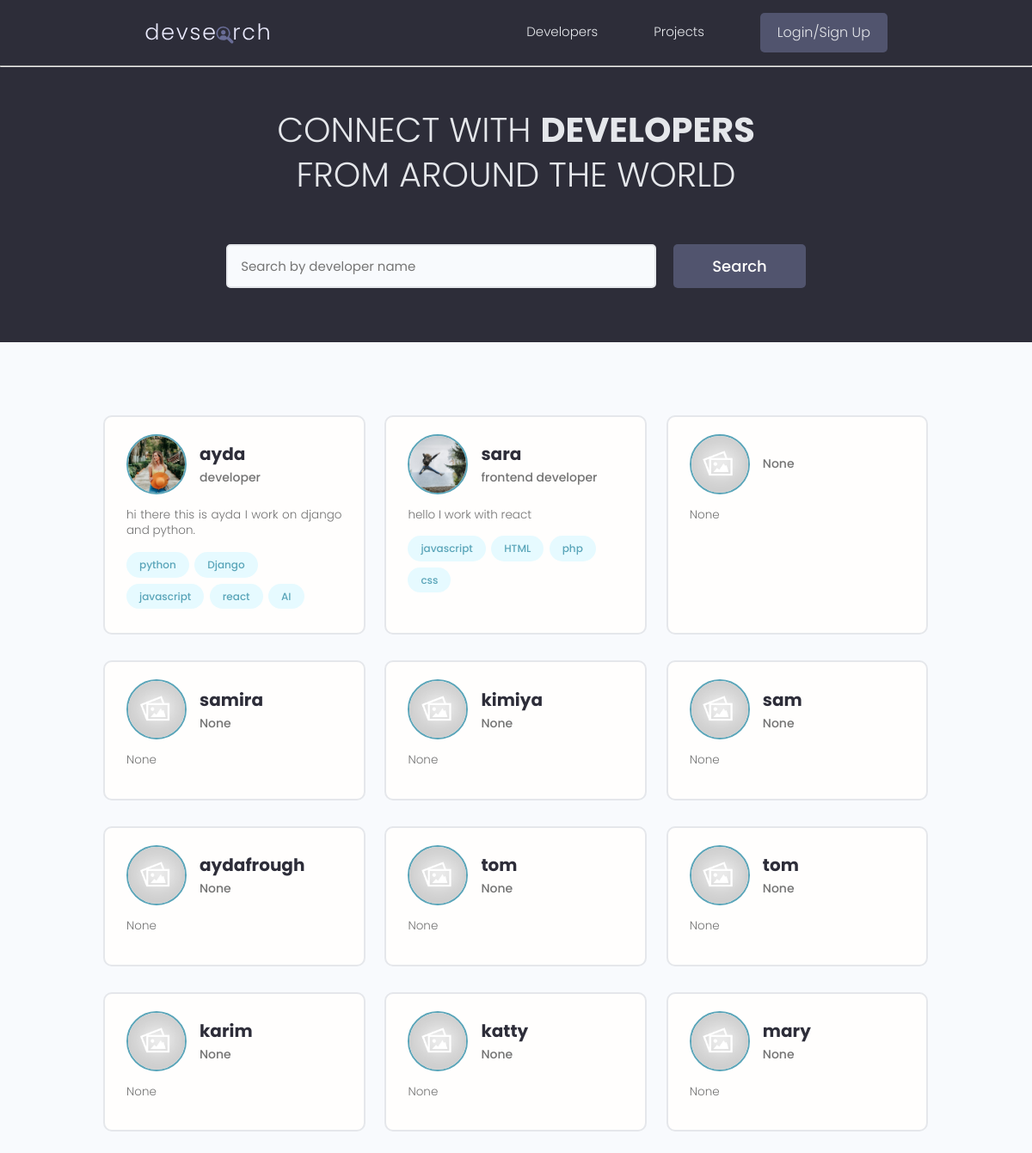
The app's page /, older data.
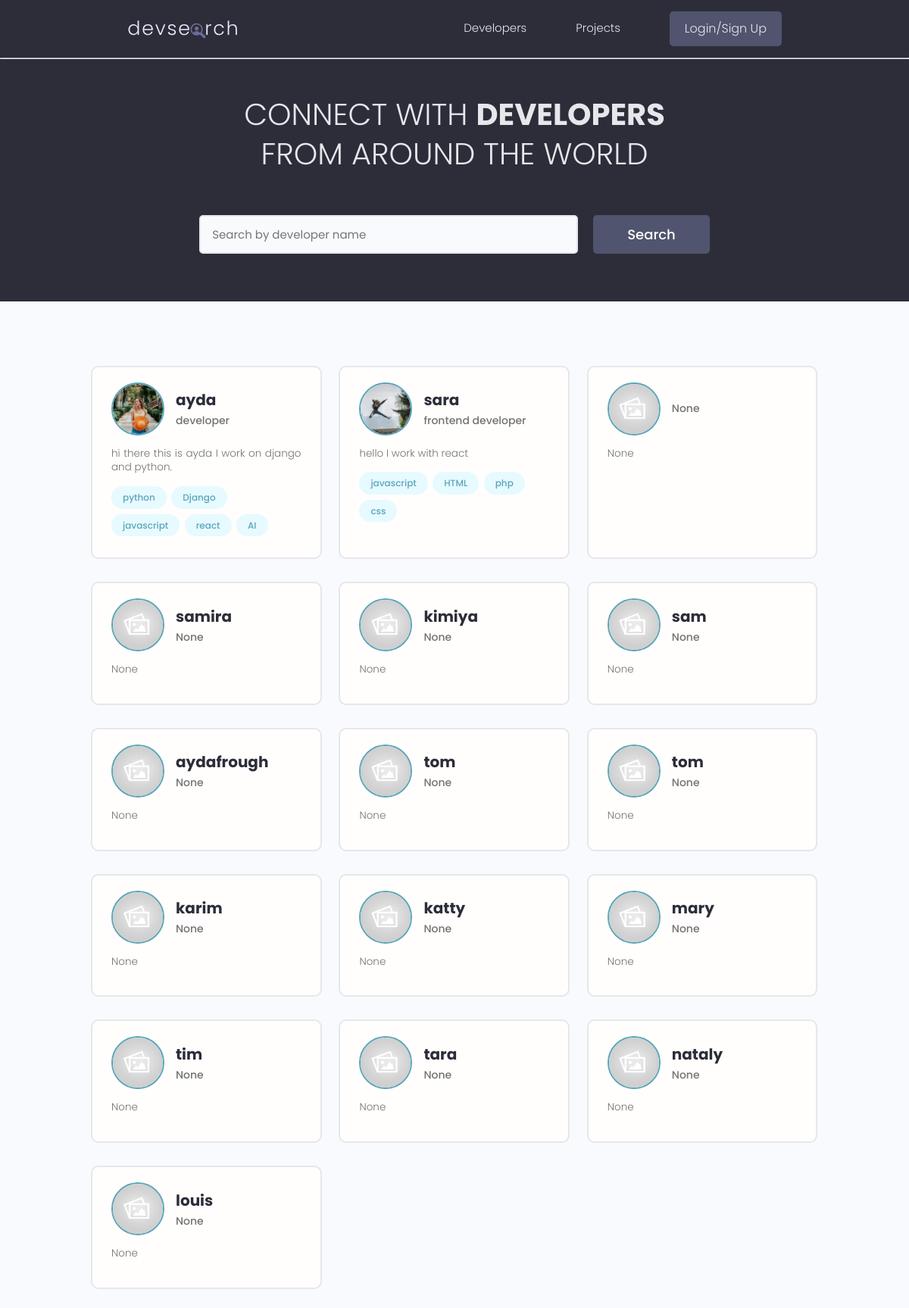
The same page, newer data.
### users/models.py (models this page shows, shortened)
class Profile(models.Model):
    user=models.OneToOneField(User, on_delete=models.CASCADE, null=True, blank=True)
    name=models.CharField(max_length=200, blank=True, null=True)
    username=models.CharField(max_length=200, blank=True, null=True)
    location=models.CharField(max_length=200, blank=True, null=True)
    email=models.EmailField(max_length=500,blank=True, null=True)
    short_intro= models.CharField(max_length=200, blank=True, null=True)
    bio=  models.TextField(blank=True, null=True)
    profile_image= models.ImageField(null=True, blank=True,upload_to='profiles/', default='profiles/default.jpg')
    social_github =models.CharField(max_length=200,blank=True,null=True)
    social_linkedin =models.CharField(max_length=200,blank=True,null=True)
    social_youtube =models.CharField(max_length=200,blank=True,null=True)
    social_website =models.CharField(max_length=200,blank=True,null=True)
    created=models.DateTimeField(auto_now_add=True)
    id= models.UUIDField(default=uuid.uuid4 , unique=True, primary_key=True, editable=False)
    class Meta:
        ordering = ['created']
    @property
    def imageURLs(self):
        try:
            img=self.profile_image.url
        except:
            img=''
        return img

class skills(models.Model):
    owner= models.ForeignKey(Profile, on_delete=models.CASCADE, null=True, blank=True)
    name=models.CharField(max_length = 200,null=True, blank=True)
    description=models.TextField(null=True,blank=True)
    created=models.DateTimeField(auto_now_add=True)
    id=models.UUIDField(default=uuid.uuid4, unique=True,primary_key=True,editable=False)

### users/views.py (the view)
# urls.py: path('',views.profiles, name="profiles"),
def profiles(request):
    profiles,search_query=searchProfiles(request)
    context={'profiles':profiles,'search_query':search_query}
    return render(request,'users/profiles.html', context)

### users/utils.py (called while the page is built)
def searchProfiles(request):
    search_query=''
    if request.GET.get('search_query'):
        search_query= request.GET.get('search_query')
    s=skills.objects.filter(name__icontains=search_query)
    profiles=Profile.objects.distinct().filter(Q(name__icontains=search_query)|
    Q(short_intro__icontains=search_query)|
    Q(skills__in=s))
    return profiles, search_query

### users/templates/users/profiles.html (shortened to what this page needs)
{% extends 'main.html' %}
{% block content %}
<main class="home">
    <section class="hero-section text-center">
      <div class="container container--narrow">
        <div class="hero-section__box">
          <h2>CONNECT WITH <span>DEVELOPERS</span></h2>
          <h2>FROM AROUND THE WORLD</h2>
        </div>
        <div class="hero-section__search">
          <form class="form" action="" method="get">
            <div class="form__field">
              <input class="input input--text" id="formInput#search" type="text" value="{{search_query}}" name="search_query"
                placeholder="Search by developer name" />
            </div>
            <input class="btn btn--sub btn--lg" type="submit" value="Search" />
          </form>
        </div>
      </div>
    </section>
    <section class="devlist">
      <div class="container">
        <div class="grid grid--three">
            {% for profile in profiles %}
          <div class="column card">
            <div class="dev">
              <a href="{% url 'user-profile'  profile.id %}" class="card__body">
                <div class="dev__profile">
                  <img class="avatar avatar--md" src="{{profile.imageURLs}}" alt="image" />
                  <div class="dev__meta">
                    <h3>{{profile.name}}</h3>
                    <h5>{{profile.short_intro|slice:"60"}}</h5>
                  </div>
                </div>
                <p class="dev__info">
                  {{profile.bio|slice:"150"}}
                </p>
                <div class="dev__skills">
                    {% for skill in profile.skills_set.all|slice:"5" %}
                  <span class="tag tag--pill tag--main">
                    <small>{{skill.name}}</small>
                  </span>
                  {% endfor %}
                </div>
              </a>
            </div>
          </div>
          {% endfor %}
        </div>
      </div>
    </section>
  </main>
{% endblock content %}

### templates/main.html (shortened to what this page needs)
{% load static %}
<html lang="en">
<head>
    <link rel="stylesheet" href="https://cdn.iconmonstr.com/1.3.0/css/iconmonstr-iconic-font.min.css" />
    <link rel="stylesheet" href="{% static 'uikit/styles/uikit.css' %}" />
    <link rel="stylesheet" href="{% static 'styles/app.css' %}">
</head>
<body>
    {%  include 'navbar.html'%}
    {% block content %}
    {% endblock content %}
</body>
</html>

### templates/navbar.html (shortened to what this page needs)
  {% load static %}
  <header class="header">
    <div class="container container--narrow">
      <a href="{% url 'profiles' %}" class="header__logo">
        <img src="{% static 'images/logo.svg' %}" alt="DevSearch Logo" />
      </a>
      <nav class="header__nav">
        <ul class="header__menu">
          <li class="header__menuItem"><a href="{% url 'profiles' %}">Developers</a></li>
          <li class="header__menuItem"><a href="{% url 'projects' %}">Projects</a></li>
          {% if request.user.is_authenticated %}
          <li class="header__menuItem"><a href="{% url 'inbox' %}">Inbox</a></li>
          <li class="header__menuItem"><a href="{% url 'account' %}">My Account</a></li>
          <li class="header__menuItem"><a href="{% url 'create-project'%}" >+ Project</a></li>
          <li class="header__menuItem"><a href="{% url 'logout' %}" class="btn btn--sub">Logout</a></li>
           {% else %}
         <li class="header__menuItem"><a href="{% url 'login' %}" class="btn btn--sub">Login/Sign Up</a></li>
          {% endif %}
        </ul>
      </nav>
    </div>
  </header>
<hr>

### static/styles/app.css (style rules this page uses)
:root { --color-sub: #2d2d39; }
.btn--sub { background-color: var(--color-sub-light); }
.card { border: 2px solid var(--color-light); }
img { width: 100%; }
.header { position: sticky; z-index: 111; background-color: var(--color-sub); padding: 1.5rem 0; }
.header > .container { display: flex; justify-content: space-between; align-items: center; }
.header__logo > img { height: 3.8rem; }
.header__nav > ul { display: inline-flex; align-items: center; list-style: none; gap: 6.5rem; }
.header__menuItem > a { color: var(--color-light); font-weight: 300; }
.hero-section { height: 40vh; display: flex; align-items: center; background-color: var(--color-sub); }
.hero-section__box { margin-bottom: 4rem; }
.hero-section__box > h2, .hero-section__box > h2 > span { font-size: 4rem; color: var(--color-light); line-height: 1.3; text-transform: uppercase; }
.hero-section__box > h2 { font-weight: 300; }
.hero-section__box > h2 > span { font-weight: 700; }
.hero-section__search > .form { display: flex; align-items: center; justify-content: center; gap: 2rem; }
.hero-section__search > .form input.input--text { width: 50rem; }
.devlist { margin-top: 8rem; }
.devlist .grid { align-items: stretch; }
.devlist .dev .dev__profile { display: flex; align-items: center; gap: 1.5rem; }
.devlist .dev .dev__meta h3 { color: var(--color-sub); font-size: 2rem; font-weight: 700; }
.devlist .dev .dev__meta h5 { color: var(--color-text); font-size: 1.4rem; font-weight: 500; }
.devlist .dev .dev__info { margin: 1.5rem 0; font-size: 1.35rem; line-height: 1.4; text-align: justify; }

### static/uikit/styles/modules/_variables.css (style rules this page uses)
:root { --color-main: #5aa5b9; --color-main-light: #e6faff; --color-sub: #3f4156; --color-sub-light: #51546e; --color-sub-lighter: #ededfd; --color-text: #737373; --color-gray: #8b8b8b; --color-light: #e5e7eb; --color-light-gray: #767676; --color-bg: #f8fafd; --color-white: #fffefd; --color-white-light: #f3f3f3; --color-success: #359e64; --color-success-bg: #def8e8; --color-error: #fc4b0b; --color-error-bg: #fff2ee; --font-base: 'Poppins', arial, helvetica, 'Segoe UI', roboto, ubuntu, sans-serif; --font-monospace: 'Fira Code', 'Courier New', courier, monospace; --font-regular: 300; --font-medium: 500; --font-bold: 700; --generic-shadow: 1px 1px 5px #00000010; --generic-transition: all 0.3s ease-in-out; }

### static/uikit/styles/modules/_base.css (style rules this page uses)
* { margin: 0; padding: 0; box-sizing: border-box; text-rendering: optimizeLegibility; color: inherit; font-size: inherit; }
html { font-size: 50%; }
@media only screen and (min-width: 480px) { html { font-size: 56.25%; } }
@media only screen and (min-width: 1200px) { html { font-size: 62.5%; } }
body { line-height: 1.6; font-weight: 400; font-size: 1.5rem; color: var(--color-text); background-color: var(--color-bg); min-height: 100vh; }

### static/uikit/styles/modules/_typography.css (style rules this page uses)
* { font-family: var(--font-base); }
h2 { font-size: 3.6rem; font-weight: var(--font-bold); }
h3 { font-size: 3.2rem; font-weight: var(--font-medium); }
h5 { font-size: 2.4rem; font-weight: var(--font-medium); }
h5, h6 { font-weight: var(--font-regular); }
p, span, strong { font-size: 1.6rem; color: var(--color-text); font-weight: var(--font-regular); }
a { padding-bottom: 2px; text-decoration: none; display: inline-block; color: var(--color-main); font-weight: var(--font-medium); }

### static/uikit/styles/modules/_utilities.css (style rules this page uses)
.container { width: 92%; max-width: 165rem; margin: 0 auto; box-sizing: border-box; }
.container--narrow { width: 92%; max-width: 120rem; }
@media screen and (min-width: 1000px) { .container { width: 90%; } }
@media screen and (min-width: 1000px) { .container--narrow { width: 85%; } }
@media screen and (min-width: 1200px) { .container { width: 80%; } }
@media screen and (min-width: 1200px) { .container--narrow { width: 72%; } }
.text-center { text-align: center; }

### static/uikit/styles/modules/_avatar.css (style rules this page uses)
.avatar { border-radius: 50%; border: 2px solid var(--color-main); object-fit: cover; }
.avatar--md { height: 7rem; width: 7rem; }

### static/uikit/styles/modules/_button.css (style rules this page uses)
.btn { display: inline-block; position: relative; cursor: pointer; background-color: var(--color-light); font-weight: var(--font-medium); color: var(--color-sub); text-decoration: none; padding: 1rem 2rem; border-radius: 0.5rem; border: none; width: -webkit-fit-content; width: -moz-fit-content; width: fit-content; height: -webkit-fit-content; height: -moz-fit-content; height: fit-content; font-size: 1.6rem; outline-width: 0; outline-color: transparent; -webkit-backface-visibility: hidden; backface-visibility: hidden; transition: all 0.3s ease-in-out; }
.btn--sub { background-color: var(--color-sub); color: var(--color-white); }
.btn--lg { font-size: 1.8rem; padding: 1.2rem 4.5rem; }

Row changes from the older to the newer data that the page shows:
added Profile: imageURLs (placeholder picture), name "tim", short_intro "None", bio "None"
added Profile: imageURLs (placeholder picture), name "tara", short_intro "None", bio "None"
added Profile: imageURLs (placeholder picture), name "nataly", short_intro "None", bio "None"
added Profile: imageURLs (placeholder picture), name "louis", short_intro "None", bio "None"
